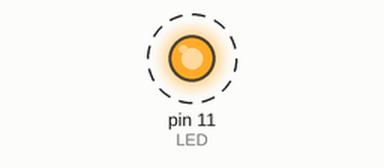
Simulated run of this program. Board: Raspberry Pi (header pin numbers). On the bench: output pins drawn as LEDs (lit = HIGH). Dashed ring = blinking. At 6.0 s the program stops and its outputs stay as they are.

Above: at 0.5 s.
Timing chart, 0 to 4.6 s (numbered marks = the images above):
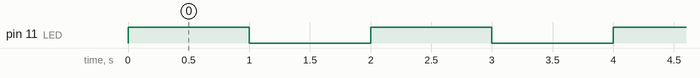

Measured:
- by itself, pin 11 (LED): alternates HIGH for 1.0 s and LOW for 1.0 s, 6 changes in all, then stays LOW

The program:

led.py
```python
import RPi.GPIO as GPIO
import time

GPIO.setmode(GPIO.BOARD)
LED = 11

GPIO.setup(LED, GPIO.OUT)

for i in range(3):
    GPIO.output(LED, GPIO.HIGH)
    time.sleep(1)

    GPIO.output(LED, GPIO.LOW)
    time.sleep(1)

GPIO.cleanup()
```
